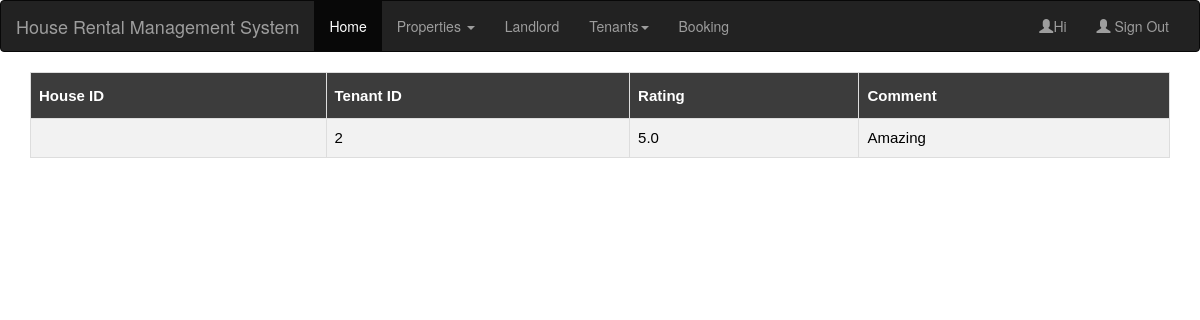
Page /review_rating.php on the committed database.
### tables this page shows
CREATE TABLE `reviews_ratings` (
  `review_id` int(11) NOT NULL,
  `property_pic` blob DEFAULT NULL,
  `tenant_name` text DEFAULT NULL,
  `tenant_id` int(11) DEFAULT NULL,
  `landlord_name` text DEFAULT NULL,
  `landlord_id` int(11) DEFAULT NULL,
  `rating` decimal(2,1) DEFAULT NULL,
  `review_text` text DEFAULT NULL,
  `review_date` timestamp NOT NULL DEFAULT current_timestamp()
);

### review_rating.php (the view, shortened to what this page needs)
<!DOCTYPE html>
<html lang="en">
<head>
   <link rel="stylesheet" type="text/css" href="table.css">
  <link rel="stylesheet" href="https://maxcdn.bootstrapcdn.com/bootstrap/3.4.0/css/bootstrap.min.css">
</head>
<body>
<nav class="navbar navbar-inverse">
  <div class="container-fluid">
    <div class="navbar-header">
      <a class="navbar-brand" href="#">House Rental Management System</a>
    </div>
    <div class="collapse navbar-collapse" id="myNavbar">
      <ul class="nav navbar-nav">
        <li class="active"><a href="home.php">Home</a></li>
        <li class="dropdown">
          <a class="dropdown-toggle" data-toggle="dropdown" href="#">Properties <span class="caret"></span></a>
        </li>
        <li><a href="landlord.php">Landlord</a></li>
        <li class="dropdown">
          <a class="dropdown-toggle" data-toggle="dropdown" href="#">Tenants<span class="caret"></span></a>
        <li><a href="booking.php">Booking</a></li>
      </ul>
      <ul class="nav navbar-nav navbar-right">
         <li><a href="#"><span class="glyphicon glyphicon-user"></span>Hi <?php session_start();echo $_SESSION['uname'];?></a>
         </li>
        <li><a href="index.html"><span class="glyphicon glyphicon-user"></span> Sign Out</a></li>
      </ul>
    </div>
  </div>
</nav>
<div class="container">
  <table border="1" id="customers">
    <tr>
      <th>House ID</th>
      <th>Tenant ID</th>
      <th>Rating</th>
      <th>Comment</th>
    </tr>
<?php
include("connection.php");
$query="select * from reviews_ratings";
$data=mysqli_query($conn,$query);
while($result=mysqli_fetch_assoc($data))
{
 echo "<tr><td>".$result['property_id']."</td><td>".$result['tenant_id']."</td><td>".$result['rating']."</td><td>".$result['review_text']."</td></tr>";
}
echo "</table>";
?>
</div>
</body>
</html>

### table.css (style rules this page uses)
table { width:100%; color: black; font-family: monospace; font-size: 15px; text-align: left; border-color: black; border-style: solid; }
#customers { font-family: "Trebuchet MS", Arial, Helvetica, sans-serif; border-collapse: collapse; width: 100%; }
#customers td, #customers th { border: 1px solid #ddd; padding: 8px; }
#customers tr:nth-child(even) { background-color: #f2f2f2; }
#customers th { padding-top: 12px; padding-bottom: 12px; text-align: left; background-color: #3c3c3c; color: white; }

### rows in the picture
reviews_ratings: tenant "2", rating "5.0", review_text "Amazing"
